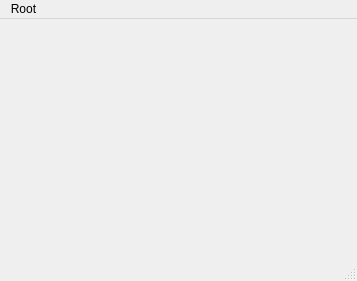
<ui version="4.0" >
 <class>MainWindow</class>
 <widget class="QMainWindow" name="MainWindow" >
  <property name="geometry" >
   <rect>
    <x>0</x>
    <y>0</y>
    <width>357</width>
    <height>281</height>
   </rect>
  </property>
  <property name="windowTitle" >
   <string>MainWindow</string>
  </property>
  <widget class="QWidget" name="centralwidget" />
  <widget class="QMenuBar" name="menubar" >
   <property name="geometry" >
    <rect>
     <x>0</x>
     <y>0</y>
     <width>357</width>
     <height>25</height>
    </rect>
   </property>
   <widget class="QMenu" name="menuRoot" >
    <property name="title" >
     <string>Root</string>
    </property>
    <addaction name="actionDisplayBaseCells" />
    <addaction name="actionDisplayWalls" />
    <addaction name="actionDisplayPumps" />
    <addaction name="separator" />
    <addaction name="separator" />
   </widget>
   <addaction name="menuRoot" />
  </widget>
  <widget class="QStatusBar" name="statusbar" />
  <action name="actionDisplayBaseCells" >
   <property name="checkable" >
    <bool>true</bool>
   </property>
   <property name="checked" >
    <bool>true</bool>
   </property>
   <property name="icon" >
    <iconset resource="root.qrc" >:/images/icons/displaybasecell.png</iconset>
   </property>
   <property name="text" >
    <string>display base cells</string>
   </property>
  </action>
  <action name="actionDisplayWalls" >
   <property name="checkable" >
    <bool>true</bool>
   </property>
   <property name="checked" >
    <bool>false</bool>
   </property>
   <property name="icon" >
    <iconset resource="root.qrc" >:/images/icons/displaywall.png</iconset>
   </property>
   <property name="text" >
    <string>display walls</string>
   </property>
  </action>
  <action name="actionDisplayPumps" >
   <property name="checkable" >
    <bool>true</bool>
   </property>
   <property name="icon" >
    <iconset resource="root.qrc" >:/images/icons/displaypumps.png</iconset>
   </property>
   <property name="text" >
    <string>display pumps</string>
   </property>
  </action>
 </widget>
 <resources>
  <include location="root.qrc" />
 </resources>
 <connections/>
</ui>
